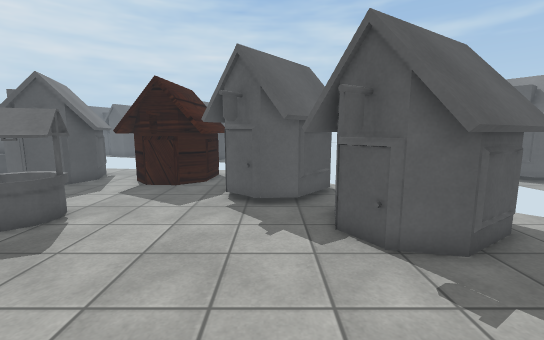
view 1 (above)

23 first-person views from a walk through a 3-D level made in the Unity game engine. The camera is 1.4 m above the floor, tilts 8° down and sees 90° across. The floor is counted in squares, 0.5 m on a side. Each view is taken from the middle of a square. On the plan, view 1 faces up. The plan holds only what a view shows up to about 19 squares ahead; the rest is blank. The place goes on beyond the plan. Some surface patterns are stand-ins.

view 2
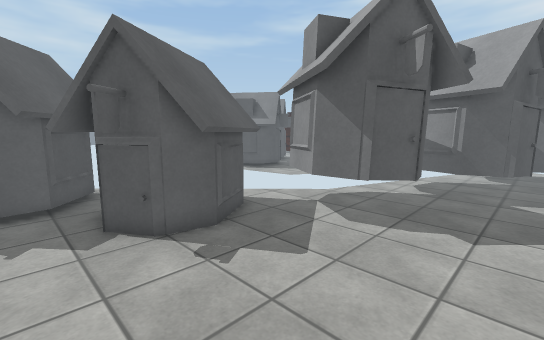

view 3
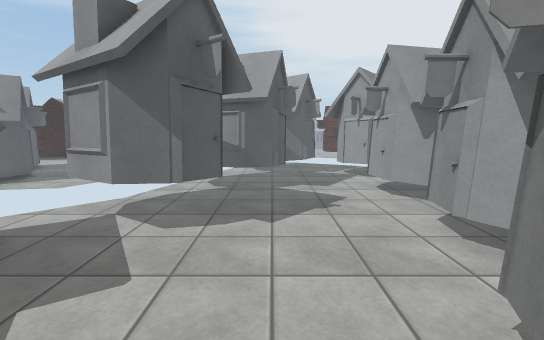

view 4
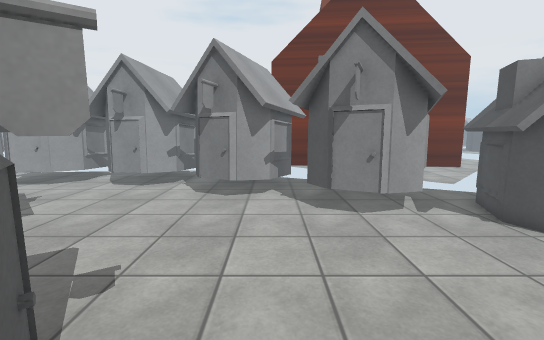

view 5
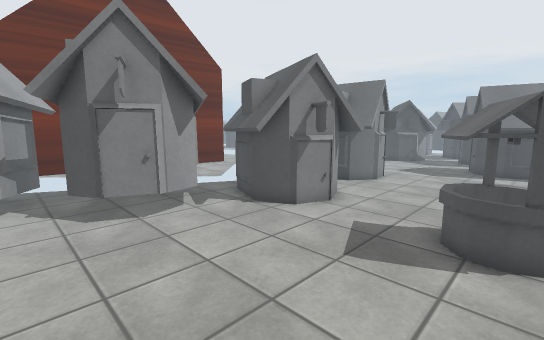

view 6
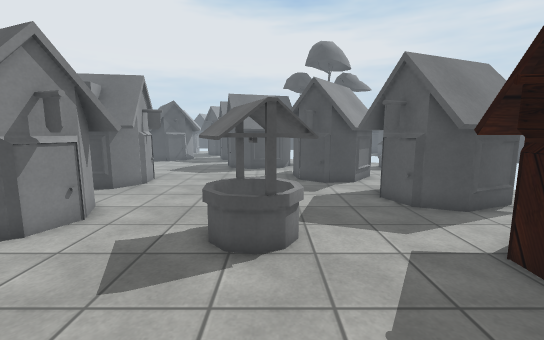

view 7
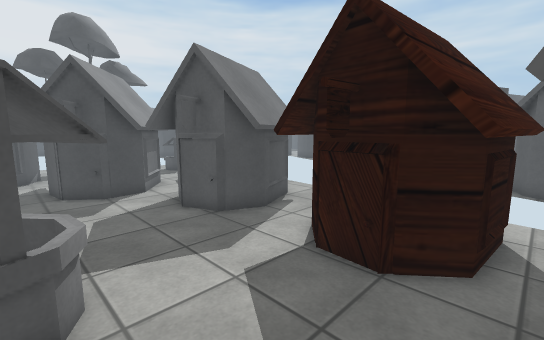

view 8
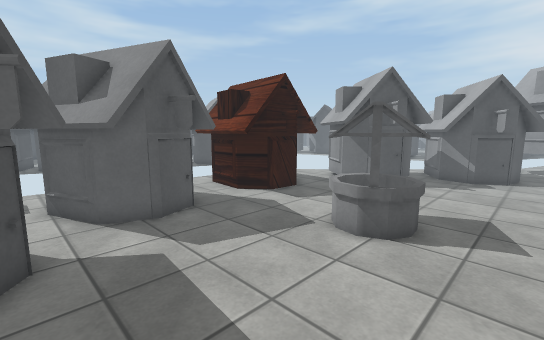

view 9
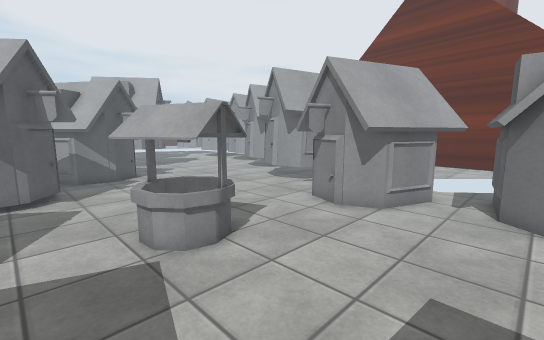

view 10
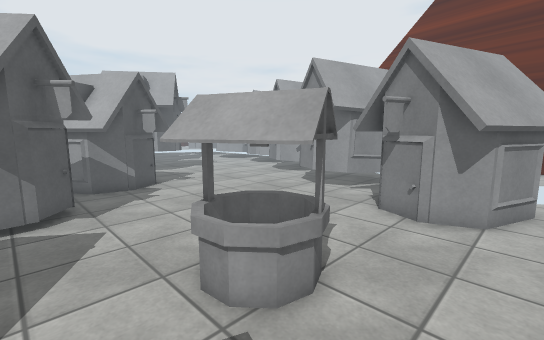

view 11
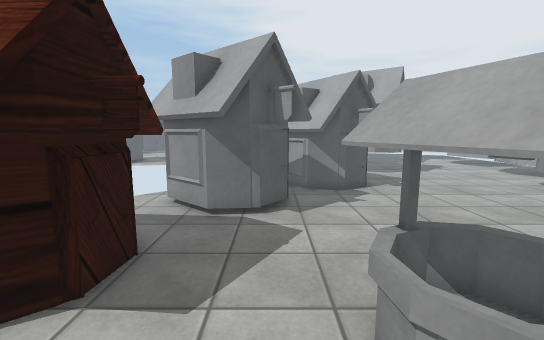

view 12
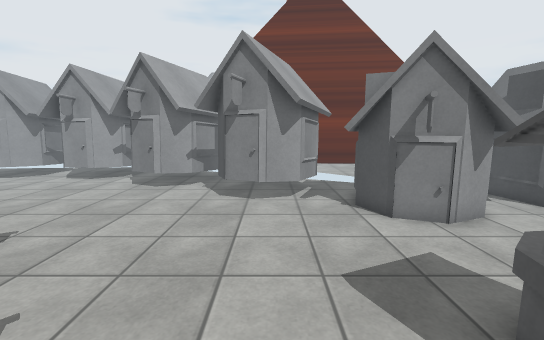

view 13
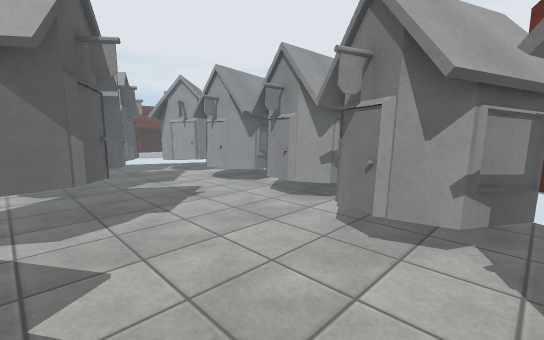

view 14
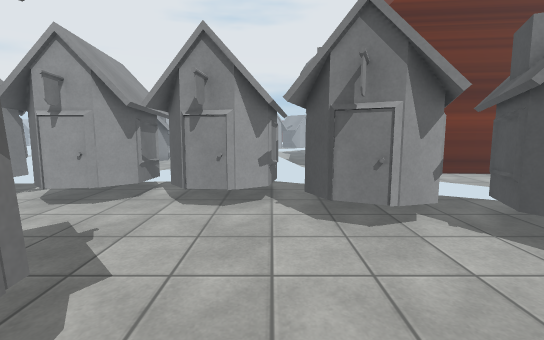

view 15
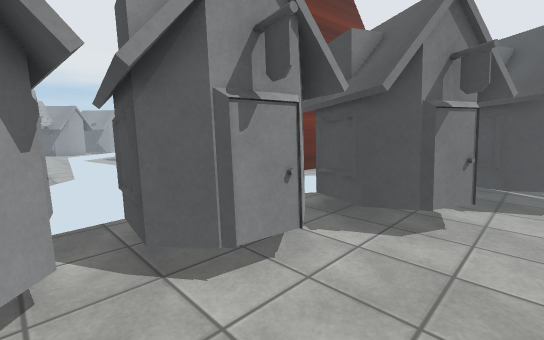

view 16
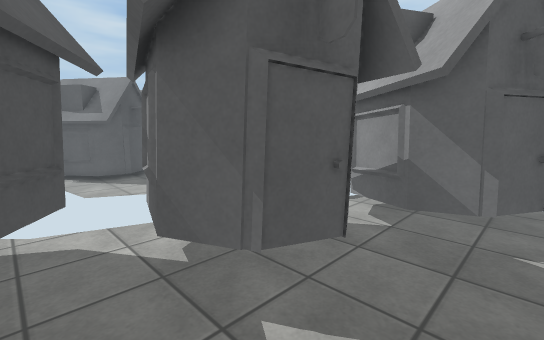

view 17
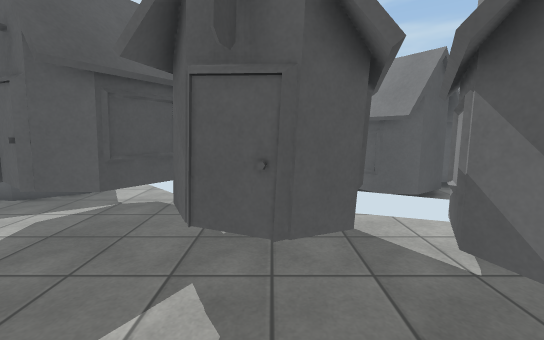

view 18
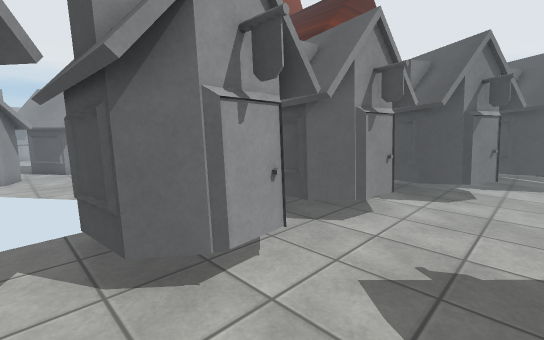

view 19
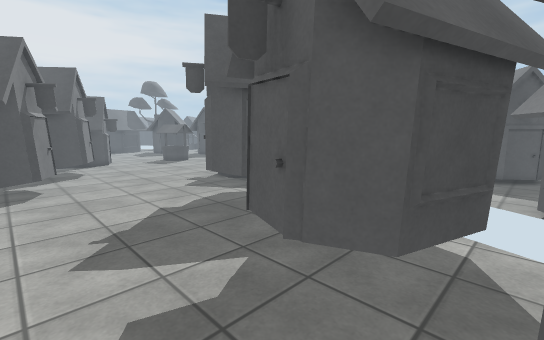

view 20
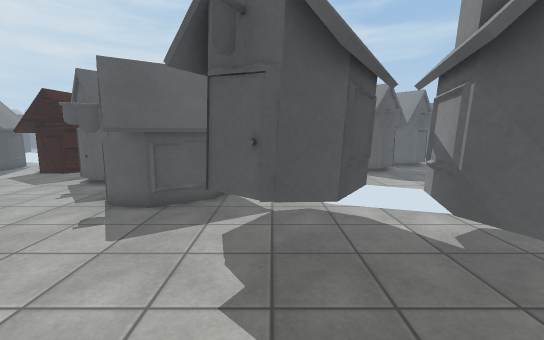

view 21
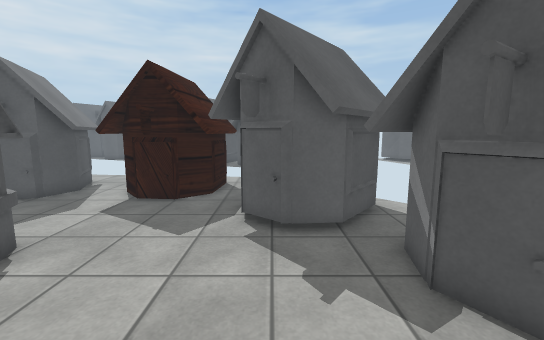

view 22
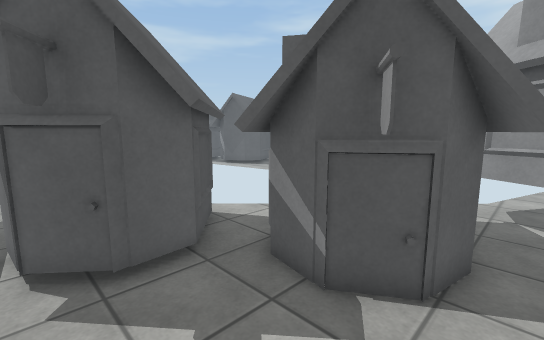

view 23
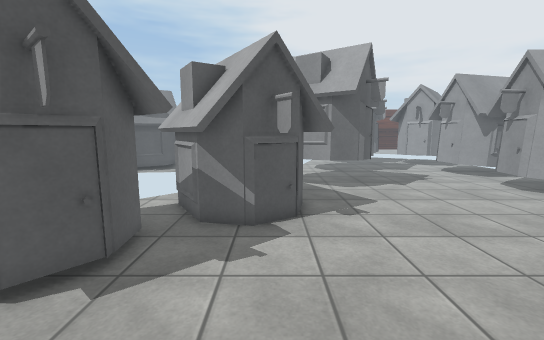

### Floor plan
Key: @ floor where view 1 was taken; # wall or solid block; . floor; = window, fence, low wall or low ledge; ^ raised ledge; H house.
Columns run from 16 left of view 1 to 19 right of it. Each row starts with its distance up from view 1.
 17  H   HH H   HH
 16  HH  HH.HH  HH..H.
 15  HH  HH.HHH HH.HHHH
 14 H HHHH..HHHHHHHH  HH
 13 HHH..........HH.  .H
 12 H............HH. .HH.
 11 H.............HH.HH.HH.
 10 .......=^#.....HHHHHHHH
  9 .......^##.......HHHH  H.
  8  ......###........H    HH.
  7  ......^^.........HH HHHHHH
  6  ..................HHHH.HHHH
  5 ...................HH..HH HHH..
  4 .......................HHHHHHHH  H
  3 .....HHHH..............HHHHH.H...H.
  2 HHH.HH HHH..............HHHH.H...H.H
  1   H.HH  HH...................H...H.H
  0   H.H   HH.HHHH.@............HHHHHHH
 -1   H H   HHHH..H................H..H
 -2   H .HHHH.H...HH.HH...............HH
 -3 HH     HH.H...H.HHHH...............H
 -4          .HH.HHHH..HH...............
 -5              H.H...HH.HHH..HHHH..HHH
 -6              ..H...H.H...H.H..HHHH.H
 -7                .HH H.H..HH.H..HHH.
 -8                     .H...H.H...HHH
 -9                       H  H H   H

Positions as (right, up) in squares from view 1, and headings:
1: (0, 0), facing up
2: (0, -1), facing up-right
3: (0, 0), facing right
4: (0, 9), facing down
5: (0, 9), facing down-left
6: (-1, 9), facing left
7: (-3, 9), facing up-left
8: (-16, 5), facing up-right
9: (-15, 12), facing down-right
10: (-12, 12), facing down-right
11: (-11, 11), facing right
12: (-4, 11), facing down
13: (-1, 4), facing down-right
14: (5, 5), facing down
15: (11, -1), facing down-left
16: (11, -3), facing up-right
17: (15, -5), facing up
18: (16, -1), facing down-left
19: (18, -4), facing up-left
20: (9, -4), facing up
21: (-1, 3), facing up
22: (-2, 5), facing up-right
23: (-6, 7), facing right
